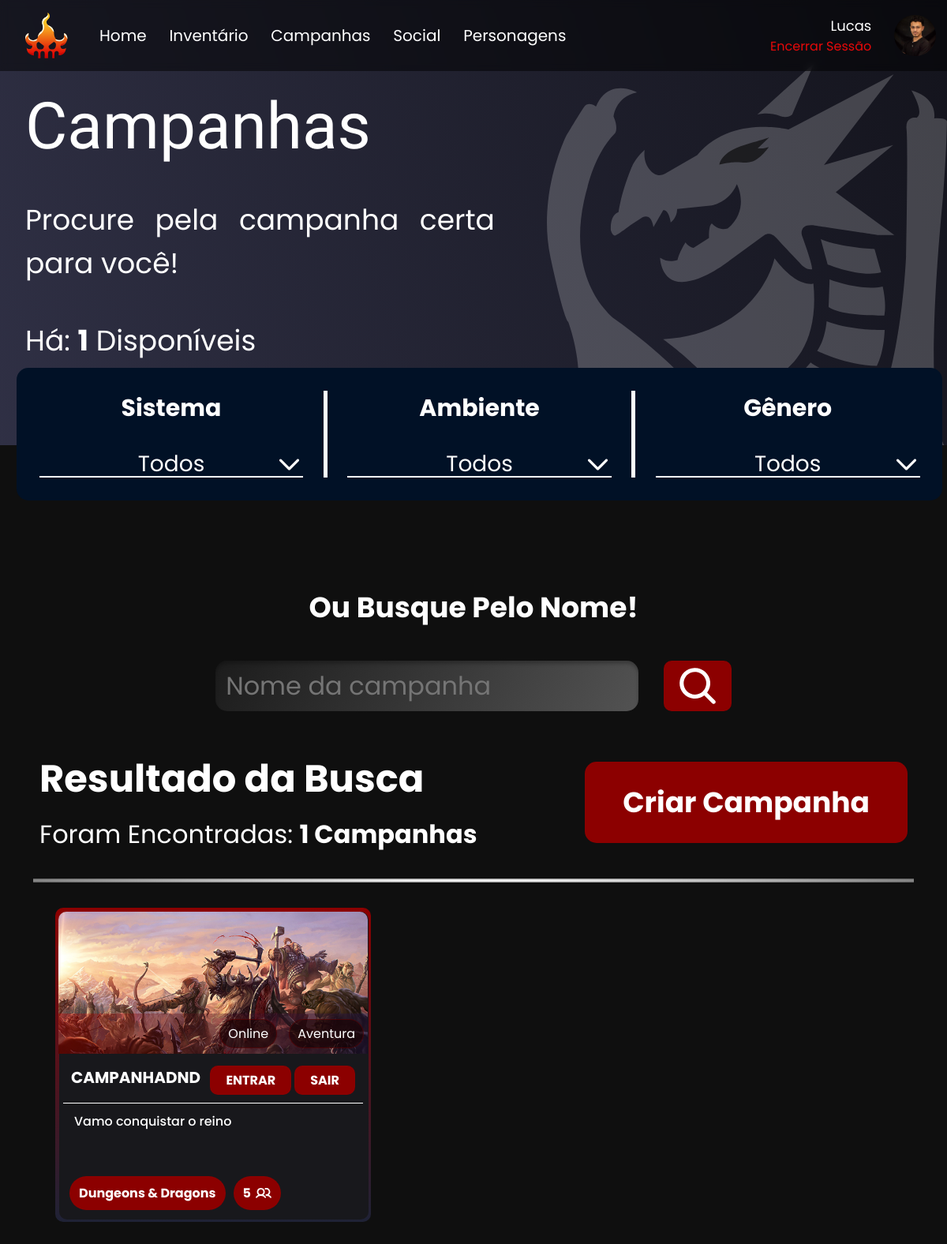
Page /buscarMesa/ (signed in) on the committed database.
### home/models.py (models this page shows, shortened)
class Campanha(models.Model):
    nomeMestre = models.ForeignKey(Perfil, on_delete=models.CASCADE)
    SISTEMAS_RPG_CHOICES = (
        ('Dungeons & Dragons', 'Dungeons & Dragons'),
        ('Ordem Paranormal', 'Ordem Paranormal'),
        ('Tormenta20', 'Tormenta20'),
        ('Call of Cthulu', 'Call of Cthulu'),
        ('Outro', 'Outro')
    )
    AMBIENTES_RPG_CHOICES = (
        ('Online', 'Online'),
        ('Presencial', 'Presencial')
    )
    GENERO_RPG_CHOICES = (
        ('Aventura', 'Aventura'),
        ('Fantasia', 'Fantasia'),
        ('Histórico', 'Histórico'),
        ('Mistério', 'Mistério'),
        ('Suspense', 'Suspense'),
        ('Terror', 'Terror'),
    )
    nomeCampanha = models.CharField(max_length=52, null=True)
    sistemaCampanha = models.CharField(max_length=100, choices=SISTEMAS_RPG_CHOICES, null=True)
    descricaoCampanha = models.TextField(max_length=256, null=True)
    fotoCampanha = models.ImageField(upload_to='images/FotoCampanha/', null=True)
    ambienteCampanha = models.CharField(max_length=100, choices=AMBIENTES_RPG_CHOICES, null=True)
    numeroJogadores = models.IntegerField(null=True)
    diasSessao = models.CharField(max_length=52, null=True)
    generoRPG = models.CharField(max_length=100, choices=GENERO_RPG_CHOICES, null=True)

### chat/models.py (models this page shows, shortened)
class Grupo(models.Model):
    from home.models import Campanha
    uuid = models.UUIDField(default=uuid4, editable=False)
    membros = models.ManyToManyField(User)
    criador = models.ForeignKey(User, on_delete=models.CASCADE, null=True, related_name='grupos_criados')
    publico = models.BooleanField(default=False)
    campanha = models.ForeignKey(Campanha, on_delete=models.CASCADE, related_name='chats', null=True)
    uuid_pers = models.CharField(max_length=10, default= None, blank=True, null=True)

### home/views.py (the view)
# urls.py: path('buscarMesa/', views.buscarmesa, name='buscarmesa'),
@login_required
def buscarmesa(request):
    perfil = Perfil.objects.get(nomePerfil=request.user)
    sistema_busca = request.GET.get('q')
    sistema_filtro = request.GET.get('sistema')
    ambiente_filtro = request.GET.get('ambiente')
    genero_filtro = request.GET.get('genero')
    campanhas = Campanha.objects.all()
    if sistema_busca:
        campanhas = campanhas.filter(Q(nomeCampanha__icontains=sistema_busca))
    if sistema_filtro:
        campanhas = campanhas.filter(Q(sistemaCampanha__icontains=sistema_filtro))
    if ambiente_filtro:
        campanhas = campanhas.filter(Q(ambienteCampanha__icontains=ambiente_filtro))
    if genero_filtro:
        campanhas = campanhas.filter(Q(generoRPG__icontains=genero_filtro))
    campanhas_e_grupos = {}
    for campanha in campanhas:
        grupos = campanha.chats.all()
        for grupo in grupos:
            envioSolicitacao = '1' if bool(SolicitacaoEntrada.objects.filter(de_usuario = request.user.id, para_campanha = campanha.id, status='Pendente')) else '0'
            grupo.envioSolicitacao = envioSolicitacao
        campanhas_e_grupos[campanha] = grupos
    return render(request, 'principal/muralLogado.html', {'campanhas_e_grupos': campanhas_e_grupos, 'perfil': perfil, 'fotoConta': perfil.fotoConta})

### home/templates/principal/muralLogado.html (shortened to what this page needs)
{% extends "principal/base.html" %}
{% load static %}
{% block head%}
    <link rel="stylesheet" href="{% static "css/campanhas_mural.css" %}" />
{% endblock %}
{% block conteudo %}
    <div class="mural-banner flex space-between">
        <div class="mural-leftColumn flex flex-column">
            <h1>Campanhas</h1>
            <h3>Procure pela campanha certa para você!</h3>
            <h3>Há: <strong>{{ campanhas_e_grupos|length }}</strong> Disponíveis</h3>
        </div>
        <img src="{% static "img/muralDragon.svg" %}" alt="">
        <div class="filter-box flex">
            <div class="filter-selec">
                <h4>Sistema</h4>
                <form method="GET" class="search-form flex-column">
                <select name="sistema" id="sistema" style="background: url('{% static "img/icons/Select.svg" %}') no-repeat right center;">
                    <option value="">Todos</option>
                </select>
            </div>
            <div class="vertical-row"></div>
            <div class="filter-selec">
                <h4>Ambiente</h4>
                <select name="ambiente" id="ambiente" style="background: url('{% static "img/icons/Select.svg" %}') no-repeat right center;">
                    <option value="">Todos</option>
                </select>
            </div>
            <div class="vertical-row"></div>
            <div class="filter-selec">
                <h4>Gênero</h4>
                <select name="genero" id="genero" style="background: url('{% static "img/icons/Select.svg" %}') no-repeat right center;">
                    <option value="">Todos</option>
                </select>
            </div>
        </div>
    </div>
        <div class="search flex-column">
            <h4>Ou Busque Pelo Nome!</h4>
            <div class="searchbar">
                <div class="search-head flex">
                    <input type="text" name="q" autocomplete="off" placeholder="Nome da campanha">
                    <button type="submit">
                        <img src="{% static "img/icons/Lupa.svg" %}" alt="Buscar">
                    </button>
                </div>
            </div>
        </div>
        <div class="search-result flex">
            <div class="result-left flex-column">
                <h3>Resultado da Busca</h3>
                <p>Foram Encontradas: <strong>{{ campanhas_e_grupos.items|length }} Campanhas</strong> </p>
            </div>
            <div class="create-quest">
                {% if perfil.tipo_player == "Ambos" or perfil.tipo_player == "Mestre" %}
                    <button onclick="window.location.href = '{% url 'criarCampanhas' %}';">
                        <h4>Criar Campanha</h4>
                    </button>
                {% endif %}
            </div>
        </div>
        <div class="horizontal-row"></div>
        <div class="quests">
            {% for campanha, grupos in campanhas_e_grupos.items %}
                <div class="quest">
                    <div class="quest-header flex-column" style="background-image: url({{ campanha.fotoCampanha.url }});">
                        <div class="desc-bar flex">
                            <div class="desc-tag">
                                <p>{{ campanha.ambienteCampanha }}</p>
                            </div>
                            <div class="desc-tag">
                                <p>{{ campanha.generoRPG }}</p>
                            </div>
                        </div>
                    </div>
                    <div class="quest-body">
                        <div class="quest-title flex">
                            <p><a href="{% url 'detalhes_campanha' campanha.id %}">{{ campanha.nomeCampanha }}</a></p>
                                {% for grupo in grupos %}
                                    <div id="{{ grupo.uuid }}">
                                        {% if request.user in grupo.membros.all %}
                                            <button>
                                                <p><a href="{% url 'Abrir_chat_pub' uuid=grupo.uuid %}">Entrar</a></p>
                                            </button>
                                            <button>
                                                <p><a href="{% url 'Sair_grupo' uuid=grupo.uuid %}">Sair</a></p>
                                            </button>
                                        {% endif %}
                                    </div>
                                {% endfor %}
                        </div>
                        <div class="divison-row"></div>
                        <div class="quest-desc flex-column">
                            <p id="text">{{ campanha.descricaoCampanha }}</p>
                            <div class="quest-tags flex">
                                <div class="tag">
                                    <p>{{ campanha.sistemaCampanha }}</p>
                                </div>
                                <div class="tag flex" style="gap: 6px">
                                    <p>{{ campanha.numeroJogadores }}</p>
                                    <img src="{% static "img/icons/Group-icon.svg" %}" alt="">
                                </div>
                            </div>
                        </div>
                    </div>
                </div>
            {% endfor %}
        </div>
{% endblock %}

### home/templates/includes/navbar.html
{% load static %}
<nav class="flex">
    <img id="Logo-Ain" src="{% static "img/icons/Logo-Ain.svg" %}" alt="">
    <div class="nav-buttons flex">
        <div class="flex">
          <p><a href="{% url 'index' %}">Home</a></p>
          <p><a href="{% url 'inventarioRedirect' %}">Inventário</a></p>
          <p><a href="{% url 'buscarmesa' %}">Campanhas</a></p>
          <p><a href="{% url 'listar_amigos' %}">Social</a></p>
          <p><a href="{% url 'meus_personagens' %}">Personagens</a></p>
        </div>
          <div class="logout flex">
            <div class="username flex-column">
              <p>{{ user }}</p>
              <p><a href="{% url 'account_logout' %}">Encerrar Sessão</a></p>
            </div>
            {% if fotoConta != "Indefinido" %}
              <a class="user-icon flex" style="cursor: pointer;" href="{% url 'usuario' %}">
                <img style="border-radius: 100%;" class="navbar-icon" alt="" id="sla" src="{{ fotoConta.url }}" />
              </a>
            {% else %}
                <a class="user-icon flex" style="all: unset; cursor: pointer;" href="{% url 'usuario' %}">
                  <img style="border-radius: 100%;" class="navbar-icon" alt="" src="{% static "img/ain.png" %}" />
                </a>
            {% endif %}
          </div>
    </div>
  </nav>

### static/css/navbar.css (style rules this page uses)
nav { background-color: #0000007e; backdrop-filter: blur(5px); width: 100%; padding: 1rem 0; position: absolute; z-index: 5; }
nav #Logo-Ain { padding-left: 2rem; }
nav .nav-buttons { text-align: center; align-items: center; padding-left: 40px; justify-content: space-between; width: 100%; }
.nav-buttons > .flex { gap: 1.8rem; }
.logout { margin-right: 1rem; }
nav .nav-buttons p { font-size: var(--text-20); }
nav .nav-buttons a { text-decoration: none; color: white; }
nav .nav-buttons .username p { text-align: end; }
nav .nav-buttons .username p:nth-child(1) { font-size: 18px; width: 20rem; }
nav .nav-buttons .username p:nth-child(2) { font-size: 12px; color: #E70909; }
nav .nav-buttons .username p a { font-size: 16px; color: #E70909; }
nav .user-icon { width: 51px; }
nav .user-icon img { width: 3.5rem; height: 3.3rem; }

### static/css/global.css (style rules this page uses)
* { margin: 0; }
a { text-decoration: none; color: white; }
body { margin: 0; line-height: normal; background-color: #0f0f0f; }
.flex { display: flex; }
.space-between { justify-content: space-between; }
.flex-column { display: flex; flex-direction: column; }
body { margin: 0; overflow-x: hidden; }
button { all: initial; }
:root { --staat: "Staatliches"; --poppins: "Poppins"; --pt: "PT Serif"; --Inter: "Inter"; --Alata: "Alata"; --title-82: 82px; --title-64: 64px; --title-48: 48px; --subtitle-36: 36px; --subtitle-25: 25px; --text-20: 20px; --logo: 32px; --red1: #8C0000; --red2: #A8233C; --darkned: #380E17; --gradient: linear-gradient(#380E17, #8C0000); --background1: black; --background2: #1B1D2B; --background-gradient: linear-gradient(, #000000, #5B5C84); }
h1 { font-size: var(--title-82); }
h3 { font-size: var(--title-48); }
h4 { font-size: var(--subtitle-36); }
p, h3, h4 { margin-bottom: 0 !important; font-family: var(--poppins); color: white; }
h1, h2 { font-family: var(--staat); color: white; }
h1, h2 { font-weight: normal; }

### rows in the picture
Campanha: fotoCampanha (picture), ambienteCampanha "Online", generoRPG "Aventura", nomeCampanha "CAMPANHADND", descricaoCampanha "Vamo conquistar o reino", sistemaCampanha "Dungeons & Dragons", numeroJogadores "5"
Grupo: shows "ENTRAR"

### other values in the picture
{{ user }} "Lucas"
{{ campanhas_e_grupos|length }} "1"
{{ campanhas_e_grupos.items|length }} "1"
